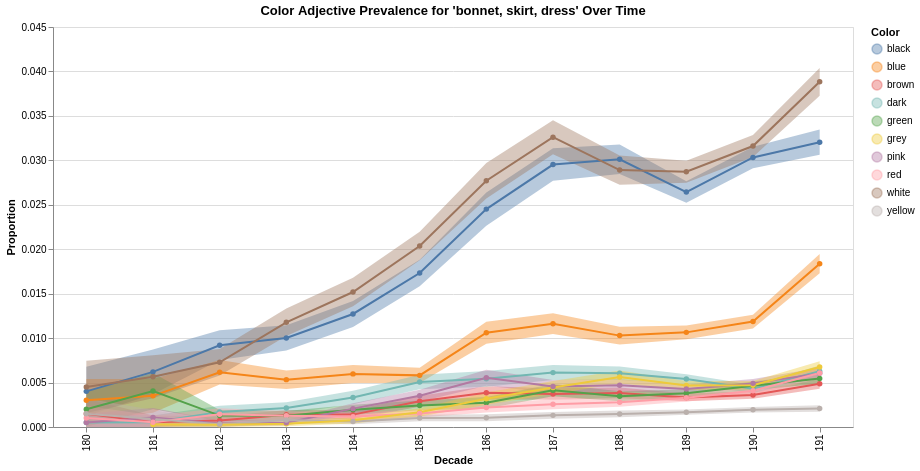

The notebook cell this image was saved under:
### Code cell
# for a given term, identify all instances where it is described with a color;
# over the decades, plot the relative prevalence of different colors used to
# describe that term, with confidence intervals for the proportions in each
# decade.
from scipy.stats import norm


def visualize_color_distribution(merged_no_dupe, terms=["coat"], title=None):
    decades = list(range(180, 192))
        
    # Filter data for the given term
    term_df = merged_no_dupe[merged_no_dupe.term.isin(terms) & merged_no_dupe.decade.isin(decades)].copy()
    
    # Explode adjectives_fashion to get one row per adjective
    term_df = term_df.explode("adjectives_fashion")
    
    # Filter to only color adjectives
    term_df = term_df[term_df.adjectives_fashion.str.lower().isin(colors)]
    
    # Group by decade and color, count occurrences
    color_counts = term_df.groupby(["decade", "adjectives_fashion"]).size().reset_index(name="count")
    
    # Get total mentions per decade for this term
    decade_totals = merged_no_dupe[merged_no_dupe.term.isin(terms) & merged_no_dupe.decade.isin(decades)].groupby("decade").size().reset_index(name="total")
    
    # Merge to get proportions
    color_counts = color_counts.merge(decade_totals, on="decade")
    color_counts["proportion"] = color_counts["count"] / color_counts["total"]
    
    # Binomial confidence intervals
    def binom_ci(k, n, conf=0.95):
        p = k / n if n > 0 else 0.0
        z = norm.ppf(1 - (1 - conf) / 2)
        stderr = np.sqrt(p * (1 - p) / n) if n > 0 else 0.0
        lower = max(0, p - z * stderr)
        upper = min(1, p + z * stderr)
        return lower, upper
    
    ci = color_counts.apply(lambda row: binom_ci(row["count"], row["total"]), axis=1)
    color_counts["ci_low"] = [v[0] for v in ci]
    color_counts["ci_high"] = [v[1] for v in ci]
    
    # Get top colors overall
    top_colors = color_counts.groupby("adjectives_fashion")["count"].sum().nlargest(10).index
    color_counts = color_counts[color_counts.adjectives_fashion.isin(top_colors)]
    
    # Create selection
    color_selection = alt.selection_point(
        fields=["adjectives_fashion"],
        bind="legend",
        on="click",
        nearest=True,
        resolve="global"
    )
    
    title = ", ".join(terms) if title is None else title
    # Create line chart
    line_chart = (
        alt.Chart(color_counts)
        .mark_line(point=True)
        .encode(
            x=alt.X("decade:O", title="Decade", sort=decades),
            y=alt.Y("proportion:Q", title="Proportion"),
            color=alt.Color("adjectives_fashion:N", title="Color"),
            opacity=alt.condition(color_selection, alt.value(1), alt.value(0.2)),
            tooltip=["decade:O", "adjectives_fashion:N", "proportion:Q", "ci_low:Q", "ci_high:Q"]
        )
        .add_params(color_selection)
        .properties(width=600, height=400, title=f"Color Adjective Prevalence for '{title}' Over Time")
    )
    
    # Create confidence interval band
    band = (
        alt.Chart(color_counts)
        .mark_area(opacity=0.2)
        .encode(
            x=alt.X("decade:O", title="Decade", sort=decades),
            y=alt.Y("ci_low:Q"),
            y2=alt.Y2("ci_high:Q"),
            color=alt.Color("adjectives_fashion:N", title="Color"),
            opacity=alt.condition(color_selection, alt.value(0.4), alt.value(0.1))
        )
    )
    
    return band + line_chart

visualize_color_distribution(merged_no_dupe, terms=["bonnet", "skirt", "dress"])

### Figure 1 — Vega-Lite specification as saved in the notebook (floating-point values rounded to 4 significant figures)
{"config": {"view": {"continuousWidth": 300, "continuousHeight": 300}}, "layer": [{"mark": {"type": "area", "opacity": 0.2}, "encoding": {"color": {"field": "adjectives_fashion", "title": "Color", "type": "nominal"}, "opacity": {"condition": {"param": "param_4aae3af321721c6f", "value": 0.4}, "value": 0.1}, "x": {"field": "decade", "sort": [180, 181, 182, 183, 184, 185, 186, 187, 188, 189, 190, 191], "title": "Decade", "type": "ordinal"}, "y": {"field": "ci_low", "type": "quantitative"}, "y2": {"field": "ci_high"}}}, {"mark": {"type": "line", "point": true}, "encoding": {"color": {"field": "adjectives_fashion", "title": "Color", "type": "nominal"}, "opacity": {"condition": {"param": "param_4aae3af321721c6f", "value": 1}, "value": 0.2}, "tooltip": [{"field": "decade", "type": "ordinal"}, {"field": "adjectives_fashion", "type": "nominal"}, {"field": "proportion", "type": "quantitative"}, {"field": "ci_low", "type": "quantitative"}, {"field": "ci_high", "type": "quantitative"}], "x": {"field": "decade", "sort": [180, 181, 182, 183, 184, 185, 186, 187, 188, 189, 190, 191], "title": "Decade", "type": "ordinal"}, "y": {"field": "proportion", "title": "Proportion", "type": "quantitative"}}, "name": "view_b2ddb4c2f15db9a5_1", "title": "Color Adjective Prevalence for 'bonnet, skirt, dress' Over Time"}], "data": {"name": "data-3b69328f2b94cd4d00acd005dc39b97a"}, "height": 400, "params": [{"name": "param_4aae3af321721c6f", "select": {"type": "point", "fields": ["adjectives_fashion"], "nearest": true, "on": "click", "resolve": "global"}, "bind": "legend", "views": ["view_b2ddb4c2f15db9a5_1"]}], "width": 800, "$schema": "https://vega.github.io/schema/vega-lite/v6.1.0.json", "datasets": {"data-3b69328f2b94cd4d00acd005dc39b97a": [{"decade": 180.0, "adjectives_fashion": "black", "count": 8, "total": 1996, "proportion": 0.004008, "ci_low": 0.001236, "ci_high": 0.00678}, {"decade": 180.0, "adjectives_fashion": "blue", "count": 6, "total": 1996, "proportion": 0.003006, "ci_low": 0.0006044, "ci_high": 0.005408}, {"decade": 180.0, "adjectives_fashion": "brown", "count": 3, "total": 1996, "proportion": 0.001503, "ci_low": 0.0, "ci_high": 0.003203}, {"decade": 180.0, "adjectives_fashion": "dark", "count": 1, "total": 1996, "proportion": 0.000501, "ci_low": 0.0, "ci_high": 0.001483}, {"decade": 180.0, "adjectives_fashion": "green", "count": 4, "total": 1996, "proportion": 0.002004, "ci_low": 4.209e-05, "ci_high": 0.003966}, {"decade": 180.0, "adjectives_fashion": "pink", "count": 1, "total": 1996, "proportion": 0.000501, "ci_low": 0.0, "ci_high": 0.001483}, {"decade": 180.0, "adjectives_fashion": "red", "count": 2, "total": 1996, "proportion": 0.001002, "ci_low": 0.0, "ci_high": 0.00239}, {"decade": 180.0, "adjectives_fashion": "white", "count": 9, "total": 1996, "proportion": 0.004509, "ci_low": 0.00157, "ci_high": 0.007448}, {"decade": 180.0, "adjectives_fashion": "yellow", "count": 3, "total": 1996, "proportion": 0.001503, "ci_low": 0.0, "ci_high": 0.003203}, {"decade": 181.0, "adjectives_fashion": "black", "count": 23, "total": 3708, "proportion": 0.006203, "ci_low": 0.003676, "ci_high": 0.00873}, {"decade": 181.0, "adjectives_fashion": "blue", "count": 13, "total": 3708, "proportion": 0.003506, "ci_low": 0.001603, "ci_high": 0.005408}, {"decade": 181.0, "adjectives_fashion": "brown", "count": 2, "total": 3708, "proportion": 0.0005394, "ci_low": 0.0, "ci_high": 0.001287}, {"decade": 181.0, "adjectives_fashion": "dark", "count": 2, "total": 3708, "proportion": 0.0005394, "ci_low": 0.0, "ci_high": 0.001287}, {"decade": 181.0, "adjectives_fashion": "green", "count": 15, "total": 3708, "proportion": 0.004045, "ci_low": 0.002002, "ci_high": 0.006088}, {"decade": 181.0, "adjectives_fashion": "grey", "count": 1, "total": 3708, "proportion": 0.0002697, "ci_low": 0.0, "ci_high": 0.0007982}, {"decade": 181.0, "adjectives_fashion": "pink", "count": 4, "total": 3708, "proportion": 0.001079, "ci_low": 2.216e-05, "ci_high": 0.002135}, {"decade": 181.0, "adjectives_fashion": "red", "count": 2, "total": 3708, "proportion": 0.0005394, "ci_low": 0.0, "ci_high": 0.001287}, {"decade": 181.0, "adjectives_fashion": "white", "count": 21, "total": 3708, "proportion": 0.005663, "ci_low": 0.003248, "ci_high": 0.008079}, {"decade": 182.0, "adjectives_fashion": "black", "count": 115, "total": 12500, "proportion": 0.0092, "ci_low": 0.007526, "ci_high": 0.01087}, {"decade": 182.0, "adjectives_fashion": "blue", "count": 77, "total": 12500, "proportion": 0.00616, "ci_low": 0.004788, "ci_high": 0.007532}, {"decade": 182.0, "adjectives_fashion": "brown", "count": 9, "total": 12500, "proportion": 0.00072, "ci_low": 0.0002498, "ci_high": 0.00119}, {"decade": 182.0, "adjectives_fashion": "dark", "count": 21, "total": 12500, "proportion": 0.00168, "ci_low": 0.0009621, "ci_high": 0.002398}, {"decade": 182.0, "adjectives_fashion": "green", "count": 16, "total": 12500, "proportion": 0.00128, "ci_low": 0.0006532, "ci_high": 0.001907}, {"decade": 182.0, "adjectives_fashion": "grey", "count": 3, "total": 12500, "proportion": 0.00024, "ci_low": 0.0, "ci_high": 0.0005115}, {"decade": 182.0, "adjectives_fashion": "pink", "count": 5, "total": 12500, "proportion": 0.0004, "ci_low": 4.946e-05, "ci_high": 0.0007505}, {"decade": 182.0, "adjectives_fashion": "red", "count": 18, "total": 12500, "proportion": 0.00144, "ci_low": 0.0007752, "ci_high": 0.002105}, {"decade": 182.0, "adjectives_fashion": "white", "count": 91, "total": 12500, "proportion": 0.00728, "ci_low": 0.00579, "ci_high": 0.00877}, {"decade": 182.0, "adjectives_fashion": "yellow", "count": 4, "total": 12500, "proportion": 0.00032, "ci_low": 6.456e-06, "ci_high": 0.0006335}, {"decade": 183.0, "adjectives_fashion": "black", "count": 188, "total": 18767, "proportion": 0.01002, "ci_low": 0.008593, "ci_high": 0.01144}, {"decade": 183.0, "adjectives_fashion": "blue", "count": 100, "total": 18767, "proportion": 0.005329, "ci_low": 0.004287, "ci_high": 0.00637}, {"decade": 183.0, "adjectives_fashion": "brown", "count": 26, "total": 18767, "proportion": 0.001385, "ci_low": 0.0008533, "ci_high": 0.001918}, {"decade": 183.0, "adjectives_fashion": "dark", "count": 40, "total": 18767, "proportion": 0.002131, "ci_low": 0.001472, "ci_high": 0.002791}, {"decade": 183.0, "adjectives_fashion": "green", "count": 24, "total": 18767, "proportion": 0.001279, "ci_low": 0.0007675, "ci_high": 0.00179}, {"decade": 183.0, "adjectives_fashion": "grey", "count": 7, "total": 18767, "proportion": 0.000373, "ci_low": 9.673e-05, "ci_high": 0.0006493}, {"decade": 183.0, "adjectives_fashion": "pink", "count": 9, "total": 18767, "proportion": 0.0004796, "ci_low": 0.0001663, "ci_high": 0.0007928}, {"decade": 183.0, "adjectives_fashion": "red", "count": 24, "total": 18767, "proportion": 0.001279, "ci_low": 0.0007675, "ci_high": 0.00179}, {"decade": 183.0, "adjectives_fashion": "white", "count": 221, "total": 18767, "proportion": 0.01178, "ci_low": 0.01023, "ci_high": 0.01332}, {"decade": 183.0, "adjectives_fashion": "yellow", "count": 15, "total": 18767, "proportion": 0.0007993, "ci_low": 0.000395, "ci_high": 0.001204}, {"decade": 184.0, "adjectives_fashion": "black", "count": 283, "total": 22257, "proportion": 0.01272, "ci_low": 0.01124, "ci_high": 0.01419}, {"decade": 184.0, "adjectives_fashion": "blue", "count": 133, "total": 22257, "proportion": 0.005976, "ci_low": 0.004963, "ci_high": 0.006988}, {"decade": 184.0, "adjectives_fashion": "brown", "count": 31, "total": 22257, "proportion": 0.001393, "ci_low": 0.0009029, "ci_high": 0.001883}, {"decade": 184.0, "adjectives_fashion": "dark", "count": 74, "total": 22257, "proportion": 0.003325, "ci_low": 0.002569, "ci_high": 0.004081}, {"decade": 184.0, "adjectives_fashion": "green", "count": 43, "total": 22257, "proportion": 0.001932, "ci_low": 0.001355, "ci_high": 0.002509}, {"decade": 184.0, "adjectives_fashion": "grey", "count": 17, "total": 22257, "proportion": 0.0007638, "ci_low": 0.0004009, "ci_high": 0.001127}, {"decade": 184.0, "adjectives_fashion": "pink", "count": 46, "total": 22257, "proportion": 0.002067, "ci_low": 0.00147, "ci_high": 0.002663}, {"decade": 184.0, "adjectives_fashion": "red", "count": 26, "total": 22257, "proportion": 0.001168, "ci_low": 0.0007194, "ci_high": 0.001617}, {"decade": 184.0, "adjectives_fashion": "white", "count": 338, "total": 22257, "proportion": 0.01519, "ci_low": 0.01358, "ci_high": 0.01679}, {"decade": 184.0, "adjectives_fashion": "yellow", "count": 14, "total": 22257, "proportion": 0.000629, "ci_low": 0.0002996, "ci_high": 0.0009584}, {"decade": 185.0, "adjectives_fashion": "black", "count": 513, "total": 29614, "proportion": 0.01732, "ci_low": 0.01584, "ci_high": 0.01881}, {"decade": 185.0, "adjectives_fashion": "blue", "count": 172, "total": 29614, "proportion": 0.005808, "ci_low": 0.004943, "ci_high": 0.006674}, {"decade": 185.0, "adjectives_fashion": "brown", "count": 86, "total": 29614, "proportion": 0.002904, "ci_low": 0.002291, "ci_high": 0.003517}, {"decade": 185.0, "adjectives_fashion": "dark", "count": 150, "total": 29614, "proportion": 0.005065, "ci_low": 0.004257, "ci_high": 0.005874}, {"decade": 185.0, "adjectives_fashion": "green", "count": 72, "total": 29614, "proportion": 0.002431, "ci_low": 0.00187, "ci_high": 0.002992}, {"decade": 185.0, "adjectives_fashion": "grey", "count": 49, "total": 29614, "proportion": 0.001655, "ci_low": 0.001192, "ci_high": 0.002118}, {"decade": 185.0, "adjectives_fashion": "pink", "count": 104, "total": 29614, "proportion": 0.003512, "ci_low": 0.002838, "ci_high": 0.004186}, {"decade": 185.0, "adjectives_fashion": "red", "count": 45, "total": 29614, "proportion": 0.00152, "ci_low": 0.001076, "ci_high": 0.001963}, {"decade": 185.0, "adjectives_fashion": "white", "count": 603, "total": 29614, "proportion": 0.02036, "ci_low": 0.01875, "ci_high": 0.02197}, {"decade": 185.0, "adjectives_fashion": "yellow", "count": 30, "total": 29614, "proportion": 0.001013, "ci_low": 0.0006507, "ci_high": 0.001375}, {"decade": 186.0, "adjectives_fashion": "black", "count": 638, "total": 26029, "proportion": 0.02451, "ci_low": 0.02263, "ci_high": 0.02639}, {"decade": 186.0, "adjectives_fashion": "blue", "count": 276, "total": 26029, "proportion": 0.0106, "ci_low": 0.009359, "ci_high": 0.01185}, {"decade": 186.0, "adjectives_fashion": "brown", "count": 100, "total": 26029, "proportion": 0.003842, "ci_low": 0.00309, "ci_high": 0.004593}, {"decade": 186.0, "adjectives_fashion": "dark", "count": 141, "total": 26029, "proportion": 0.005417, "ci_low": 0.004525, "ci_high": 0.006309}, {"decade": 186.0, "adjectives_fashion": "green", "count": 71, "total": 26029, "proportion": 0.002728, "ci_low": 0.002094, "ci_high": 0.003361}, {"decade": 186.0, "adjectives_fashion": "grey", "count": 83, "total": 26029, "proportion": 0.003189, "ci_low": 0.002504, "ci_high": 0.003874}, {"decade": 186.0, "adjectives_fashion": "pink", "count": 144, "total": 26029, "proportion": 0.005532, "ci_low": 0.004631, "ci_high": 0.006433}, {"decade": 186.0, "adjectives_fashion": "red", "count": 57, "total": 26029, "proportion": 0.00219, "ci_low": 0.001622, "ci_high": 0.002758}, {"decade": 186.0, "adjectives_fashion": "white", "count": 721, "total": 26029, "proportion": 0.0277, "ci_low": 0.02571, "ci_high": 0.02969}, {"decade": 186.0, "adjectives_fashion": "yellow", "count": 27, "total": 26029, "proportion": 0.001037, "ci_low": 0.0006462, "ci_high": 0.001428}, {"decade": 187.0, "adjectives_fashion": "black", "count": 970, "total": 32853, "proportion": 0.02953, "ci_low": 0.0277, "ci_high": 0.03136}, {"decade": 187.0, "adjectives_fashion": "blue", "count": 382, "total": 32853, "proportion": 0.01163, "ci_low": 0.01047, "ci_high": 0.01279}, {"decade": 187.0, "adjectives_fashion": "brown", "count": 122, "total": 32853, "proportion": 0.003714, "ci_low": 0.003056, "ci_high": 0.004371}, {"decade": 187.0, "adjectives_fashion": "dark", "count": 201, "total": 32853, "proportion": 0.006118, "ci_low": 0.005275, "ci_high": 0.006961}, {"decade": 187.0, "adjectives_fashion": "green", "count": 136, "total": 32853, "proportion": 0.00414, "ci_low": 0.003445, "ci_high": 0.004834}, {"decade": 187.0, "adjectives_fashion": "grey", "count": 146, "total": 32853, "proportion": 0.004444, "ci_low": 0.003725, "ci_high": 0.005163}, {"decade": 187.0, "adjectives_fashion": "pink", "count": 150, "total": 32853, "proportion": 0.004566, "ci_low": 0.003837, "ci_high": 0.005295}, {"decade": 187.0, "adjectives_fashion": "red", "count": 84, "total": 32853, "proportion": 0.002557, "ci_low": 0.002011, "ci_high": 0.003103}, {"decade": 187.0, "adjectives_fashion": "white", "count": 1071, "total": 32853, "proportion": 0.0326, "ci_low": 0.03068, "ci_high": 0.03452}, {"decade": 187.0, "adjectives_fashion": "yellow", "count": 43, "total": 32853, "proportion": 0.001309, "ci_low": 0.0009179, "ci_high": 0.0017}, {"decade": 188.0, "adjectives_fashion": "black", "count": 1210, "total": 40171, "proportion": 0.03012, "ci_low": 0.02845, "ci_high": 0.03179}, {"decade": 188.0, "adjectives_fashion": "blue", "count": 413, "total": 40171, "proportion": 0.01028, "ci_low": 0.009295, "ci_high": 0.01127}, {"decade": 188.0, "adjectives_fashion": "brown", "count": 154, "total": 40171, "proportion": 0.003834, "ci_low": 0.003229, "ci_high": 0.004438}, {"decade": 188.0, "adjectives_fashion": "dark", "count": 243, "total": 40171, "proportion": 0.006049, "ci_low": 0.005291, "ci_high": 0.006807}, {"decade": 188.0, "adjectives_fashion": "green", "count": 139, "total": 40171, "proportion": 0.00346, "ci_low": 0.002886, "ci_high": 0.004034}, {"decade": 188.0, "adjectives_fashion": "grey", "count": 226, "total": 40171, "proportion": 0.005626, "ci_low": 0.004895, "ci_high": 0.006357}, {"decade": 188.0, "adjectives_fashion": "pink", "count": 189, "total": 40171, "proportion": 0.004705, "ci_low": 0.004036, "ci_high": 0.005374}, {"decade": 188.0, "adjectives_fashion": "red", "count": 112, "total": 40171, "proportion": 0.002788, "ci_low": 0.002272, "ci_high": 0.003304}, {"decade": 188.0, "adjectives_fashion": "white", "count": 1161, "total": 40171, "proportion": 0.0289, "ci_low": 0.02726, "ci_high": 0.03054}, {"decade": 188.0, "adjectives_fashion": "yellow", "count": 59, "total": 40171, "proportion": 0.001469, "ci_low": 0.001094, "ci_high": 0.001843}, {"decade": 189.0, "adjectives_fashion": "black", "count": 1820, "total": 68849, "proportion": 0.02643, "ci_low": 0.02524, "ci_high": 0.02763}, {"decade": 189.0, "adjectives_fashion": "blue", "count": 733, "total": 68849, "proportion": 0.01065, "ci_low": 0.00988, "ci_high": 0.01141}, {"decade": 189.0, "adjectives_fashion": "brown", "count": 229, "total": 68849, "proportion": 0.003326, "ci_low": 0.002896, "ci_high": 0.003756}, {"decade": 189.0, "adjectives_fashion": "dark", "count": 371, "total": 68849, "proportion": 0.005389, "ci_low": 0.004842, "ci_high": 0.005935}, {"decade": 189.0, "adjectives_fashion": "green", "count": 261, "total": 68849, "proportion": 0.003791, "ci_low": 0.003332, "ci_high": 0.00425}, {"decade": 189.0, "adjectives_fashion": "grey", "count": 322, "total": 68849, "proportion": 0.004677, "ci_low": 0.004167, "ci_high": 0.005187}, {"decade": 189.0, "adjectives_fashion": "pink", "count": 295, "total": 68849, "proportion": 0.004285, "ci_low": 0.003797, "ci_high": 0.004773}, {"decade": 189.0, "adjectives_fashion": "red", "count": 227, "total": 68849, "proportion": 0.003297, "ci_low": 0.002869, "ci_high": 0.003725}, {"decade": 189.0, "adjectives_fashion": "white", "count": 1977, "total": 68849, "proportion": 0.02872, "ci_low": 0.02747, "ci_high": 0.02996}, {"decade": 189.0, "adjectives_fashion": "yellow", "count": 115, "total": 68849, "proportion": 0.00167, "ci_low": 0.001365, "ci_high": 0.001975}, {"decade": 190.0, "adjectives_fashion": "black", "count": 2329, "total": 76812, "proportion": 0.03032, "ci_low": 0.02911, "ci_high": 0.03153}, {"decade": 190.0, "adjectives_fashion": "blue", "count": 911, "total": 76812, "proportion": 0.01186, "ci_low": 0.01109, "ci_high": 0.01263}, {"decade": 190.0, "adjectives_fashion": "brown", "count": 276, "total": 76812, "proportion": 0.003593, "ci_low": 0.00317, "ci_high": 0.004016}, {"decade": 190.0, "adjectives_fashion": "dark", "count": 330, "total": 76812, "proportion": 0.004296, "ci_low": 0.003834, "ci_high": 0.004759}, {"decade": 190.0, "adjectives_fashion": "green", "count": 356, "total": 76812, "proportion": 0.004635, "ci_low": 0.004154, "ci_high": 0.005115}, {"decade": 190.0, "adjectives_fashion": "grey", "count": 361, "total": 76812, "proportion": 0.0047, "ci_low": 0.004216, "ci_high": 0.005183}, {"decade": 190.0, "adjectives_fashion": "pink", "count": 377, "total": 76812, "proportion": 0.004908, "ci_low": 0.004414, "ci_high": 0.005402}, {"decade": 190.0, "adjectives_fashion": "red", "count": 313, "total": 76812, "proportion": 0.004075, "ci_low": 0.003624, "ci_high": 0.004525}, {"decade": 190.0, "adjectives_fashion": "white", "count": 2428, "total": 76812, "proportion": 0.03161, "ci_low": 0.03037, "ci_high": 0.03285}, {"decade": 190.0, "adjectives_fashion": "yellow", "count": 149, "total": 76812, "proportion": 0.00194, "ci_low": 0.001629, "ci_high": 0.002251}, {"decade": 191.0, "adjectives_fashion": "black", "count": 1885, "total": 58836, "proportion": 0.03204, "ci_low": 0.03062, "ci_high": 0.03346}, {"decade": 191.0, "adjectives_fashion": "blue", "count": 1081, "total": 58836, "proportion": 0.01837, "ci_low": 0.01729, "ci_high": 0.01946}, {"decade": 191.0, "adjectives_fashion": "brown", "count": 287, "total": 58836, "proportion": 0.004878, "ci_low": 0.004315, "ci_high": 0.005441}, {"decade": 191.0, "adjectives_fashion": "dark", "count": 369, "total": 58836, "proportion": 0.006272, "ci_low": 0.005634, "ci_high": 0.00691}, {"decade": 191.0, "adjectives_fashion": "green", "count": 321, "total": 58836, "proportion": 0.005456, "ci_low": 0.004861, "ci_high": 0.006051}, {"decade": 191.0, "adjectives_fashion": "grey", "count": 397, "total": 58836, "proportion": 0.006748, "ci_low": 0.006086, "ci_high": 0.007409}, {"decade": 191.0, "adjectives_fashion": "pink", "count": 355, "total": 58836, "proportion": 0.006034, "ci_low": 0.005408, "ci_high": 0.006659}, {"decade": 191.0, "adjectives_fashion": "red", "count": 358, "total": 58836, "proportion": 0.006085, "ci_low": 0.005456, "ci_high": 0.006713}, {"decade": 191.0, "adjectives_fashion": "white", "count": 2285, "total": 58836, "proportion": 0.03884, "ci_low": 0.03728, "ci_high": 0.0404}, {"decade": 191.0, "adjectives_fashion": "yellow", "count": 122, "total": 58836, "proportion": 0.002074, "ci_low": 0.001706, "ci_high": 0.002441}]}}
